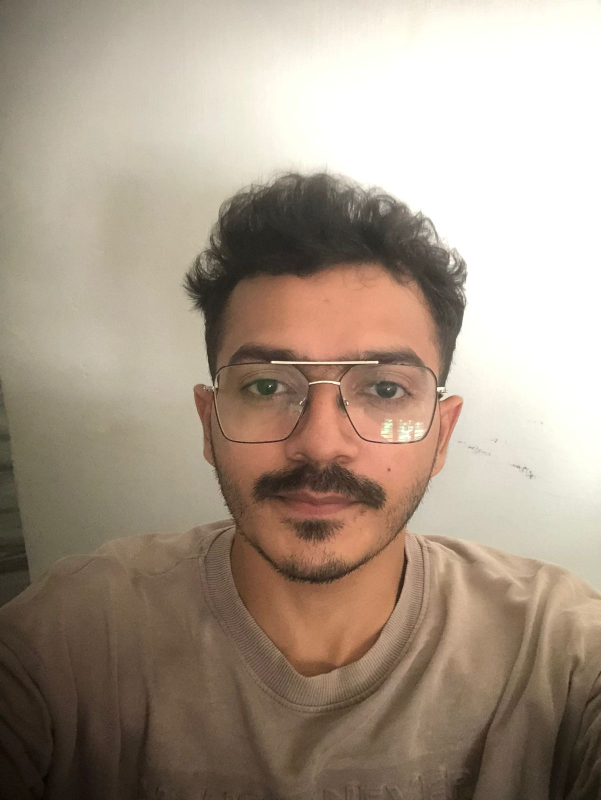
#> input picture known_faces/shamil/WhatsApp Image 2026-06-20 at 1.54.49 PM (1).jpeg, 1202 x 1600 px (shown at 1/2 size); its folder holds only this picture in this run
$ python -i face_recognizer.py   (imports and definitions only)
#> lines starting #> are read from the running program, lines starting #| are printed output that depends on the picture; after the words box and inside, x2 and y2 are one past the last pixel; in counts of white or black regions, pixels touching at a corner belong together
from __future__ import annotations

import logging
import os
from pathlib import Path
from typing import Any

import cv2
import numpy as np

logger = logging.getLogger(__name__)

IMAGE_EXTS = {".jpg", ".jpeg", ".png", ".bmp", ".webp"}


class FaceRecognizer:
    def __init__(
        self,
        known_dir: str | None = None,
        threshold: float = 0.30,
        min_size: int = 70,
    ) -> None:
        self.known_dir = Path(known_dir or os.environ.get("KNOWN_FACES_DIR", "ml/known_faces"))
        self.threshold = float(os.environ.get("FACE_MATCH_THRESHOLD", threshold))
        self.min_size = int(os.environ.get("FACE_MIN_SIZE", min_size))
        self._cascade = cv2.CascadeClassifier(
            cv2.data.haarcascades + "haarcascade_frontalface_default.xml"
        )
        self._known: list[dict[str, Any]] = []
        self._load_known_faces()

    def _load_known_faces(self) -> None:
        self._known = []
        if not self.known_dir.exists():
            logger.warning("Known faces folder not found: %s", self.known_dir)
            return

        for person_dir in sorted(p for p in self.known_dir.iterdir() if p.is_dir()):
            samples = []
            for image_path in sorted(person_dir.iterdir()):
                if image_path.suffix.lower() not in IMAGE_EXTS:
                    continue
                image = cv2.imread(str(image_path))
                if image is None:
                    continue
                faces = self._detect_faces(image)
                if not faces:
                    continue
                x, y, w, h = max(faces, key=lambda box: box[2] * box[3])
                samples.append(self._signature(image[y:y + h, x:x + w]))
            if samples:
                self._known.append({"name": person_dir.name, "signatures": samples})

        logger.info("Loaded %d known face profile(s) from %s", len(self._known), self.known_dir)

    def is_model_available(self) -> bool:
        return not self._cascade.empty()

    def known_count(self) -> int:
        return len(self._known)

    def _detect_faces(self, frame) -> list[tuple[int, int, int, int]]:
        gray = cv2.cvtColor(frame, cv2.COLOR_BGR2GRAY)
        gray = cv2.equalizeHist(gray)
        faces = self._cascade.detectMultiScale(
            gray,
            scaleFactor=1.05,
            minNeighbors=5,
            minSize=(self.min_size, self.min_size),
        )
        return self._suppress_overlaps([tuple(int(v) for v in face) for face in faces])

    def _suppress_overlaps(self, faces: list[tuple[int, int, int, int]]) -> list[tuple[int, int, int, int]]:
        kept: list[tuple[int, int, int, int]] = []
        for face in sorted(faces, key=lambda box: box[2] * box[3], reverse=True):
            if all(self._iou(face, other) < 0.35 for other in kept):
                kept.append(face)
        return kept

    def _iou(self, a: tuple[int, int, int, int], b: tuple[int, int, int, int]) -> float:
        ax1, ay1, aw, ah = a
        bx1, by1, bw, bh = b
        ax2, ay2 = ax1 + aw, ay1 + ah
        bx2, by2 = bx1 + bw, by1 + bh
        ix1, iy1 = max(ax1, bx1), max(ay1, by1)
        ix2, iy2 = min(ax2, bx2), min(ay2, by2)
        iw, ih = max(ix2 - ix1, 0), max(iy2 - iy1, 0)
        inter = iw * ih
        union = (aw * ah) + (bw * bh) - inter
        return inter / union if union else 0.0

    def _signature(self, face_img) -> np.ndarray:
        gray = cv2.cvtColor(face_img, cv2.COLOR_BGR2GRAY)
        gray = cv2.equalizeHist(cv2.resize(gray, (96, 96)))

        hist = cv2.calcHist([gray], [0], None, [64], [0, 256]).flatten()
        hist = hist / max(float(hist.sum()), 1.0)

        center = gray[12:84, 12:84]
        lbp = self._lbp(center)
        lbp_hist = cv2.calcHist([lbp], [0], None, [256], [0, 256]).flatten()
        lbp_hist = lbp_hist / max(float(lbp_hist.sum()), 1.0)

        small = cv2.resize(gray, (12, 12)).astype("float32").flatten() / 255.0
        signature = np.concatenate([hist * 0.5, lbp_hist * 1.5, small * 0.25]).astype("float32")
        norm = float(np.linalg.norm(signature))
        return signature / norm if norm else signature

    def _lbp(self, gray: np.ndarray) -> np.ndarray:
        center = gray[1:-1, 1:-1]
        code = np.zeros_like(center, dtype=np.uint8)
        neighbors = [
            gray[:-2, :-2], gray[:-2, 1:-1], gray[:-2, 2:],
            gray[1:-1, 2:], gray[2:, 2:], gray[2:, 1:-1],
            gray[2:, :-2], gray[1:-1, :-2],
        ]
        for bit, neighbor in enumerate(neighbors):
            code |= ((neighbor >= center).astype(np.uint8) << bit)
        return code

    def _match(self, signature: np.ndarray) -> tuple[str, float]:
        if not self._known:
            return "unknown_person", 0.0

        best_name = "unknown_person"
        best_score = -1.0
        for known in self._known:
            score = max(
                float(np.dot(signature, sample))
                for sample in known["signatures"]
            )
            if score > best_score:
                best_name = known["name"]
                best_score = score

        if best_score >= self.threshold:
            return best_name, best_score
        return "unknown_person", best_score

    def detect_frame(self, frame) -> dict[str, Any]:
        if not self.is_model_available():
            return {"status": "unavailable", "detections": []}

        detections = []
        for x, y, w, h in self._detect_faces(frame):
            signature = self._signature(frame[y:y + h, x:x + w])
            name, score = self._match(signature)
            detections.append({
                "bbox": [x, y, x + w, y + h],
                "label": name,
                "conf": max(score, 0.0),
                "unknown": name == "unknown_person",
            })

        return {"status": "ok", "detections": detections, "known_count": self.known_count()}

    detect_image = detect_frame

>>> import cv2
>>> picture = cv2.imread('../../known_faces/shamil/WhatsApp Image 2026-06-20 at 1.54.49 PM (1).jpeg')
#> picture is the input picture: shape (1600, 1202, 3); mean B, G, R 136.5, 152.2, 167.7
>>> result = FaceRecognizer().detect_frame(picture)
#> in _detect_faces, `gray = cv2.equalizeHist(gray)`:
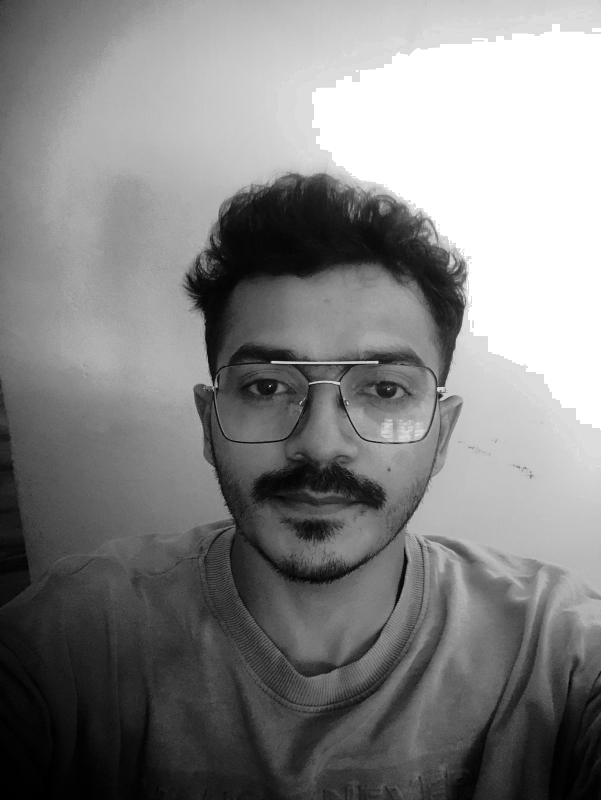
#> gray: shape (1600, 1202) (shown at 1/2 size); min 0, max 255, mean 130.4
#> in _detect_faces, `faces = self._cascade.detectMultiScale( gray, scaleFactor=1.05, minNei..`: faces = [[339, 527, 628, 628], [156, 150, 1002, 1002]]
#> in _load_known_faces, `faces = self._detect_faces(image)`: faces = [(156, 150, 1002, 1002)]
#> in _load_known_faces, `x, y, w, h = max(faces, key=lambda box: box[2] * box[3])`: x = 156; y = 150; w = 1002
#> in _signature, `gray = cv2.cvtColor(face_img, cv2.COLOR_BGR2GRAY)`:
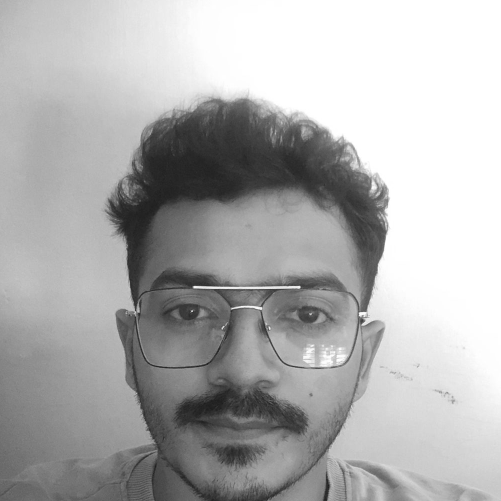
#> gray: shape (1002, 1002) (shown at 1/2 size); min 20, max 255, mean 175.9
#> in _signature, `gray = cv2.cvtColor(face_img, cv2.COLOR_BGR2GRAY)`:
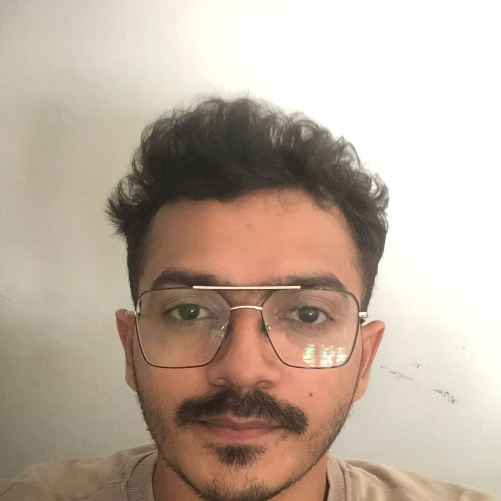
#> face_img: shape (1002, 1002, 3) (shown at 1/2 size); mean of channels 0, 1, 2 158, 172.8, 188.9; drawn as B, G, R
#> in _signature, `gray = cv2.equalizeHist(cv2.resize(gray, (96, 96)))`:
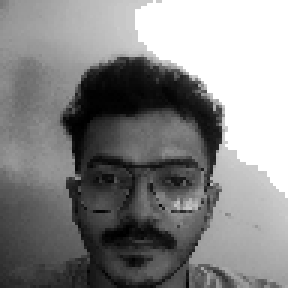
#> gray: shape (96, 96) (shown 3 times larger); min 0, max 255, mean 133.2
#> in _signature, `hist = cv2.calcHist([gray], [0], None, [64], [0, 256]).flatten()`: hist = 64 values, max 1863 at index 63, min 0 at index 51, mean 144
#> in _signature, `hist = hist / max(float(hist.sum()), 1.0)`: hist = 64 values, max 0.202 at index 63, min 0 at index 51, mean 0.0156
#> in _lbp, `center = gray[1:-1, 1:-1]`:
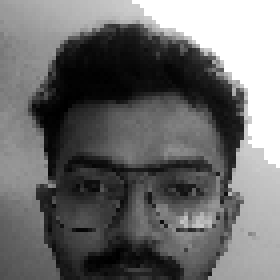
#> center: shape (70, 70) (shown 4 times larger); min 0, max 255, mean 109
#> the loop in _lbp, `for bit, neighbor in enumerate(neighbors):` made 8 passes
#> pass 1, in _lbp, `code |= ((neighbor >= center).astype(np.uint8) << bit)`:
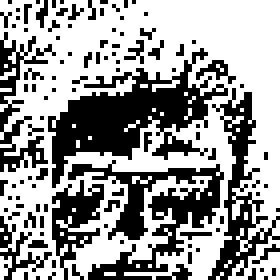
#> code: shape (70, 70) (shown 4 times larger); values 0 (black) and 1 (white), 61% white; 108 black regions (101 under 20 px), largest, box (x1, y1, x2, y2) and area: (12, 12, 57, 47) 582, (17, 40, 56, 70) 405, (52, 22, 70, 70) 253
#> after the loop in _lbp, `for bit, neighbor in enumerate(neighbors):`:
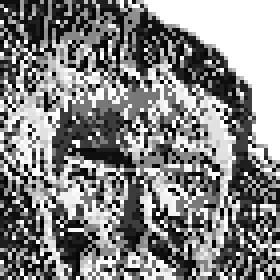
#> code: shape (70, 70) (shown 4 times larger); min 0, max 255, mean 133.3
#> in _signature, `lbp_hist = cv2.calcHist([lbp], [0], None, [256], [0, 256]).flatten()`: lbp_hist = 256 values, max 803 at index 255, min 0 at index 37, mean 19.14
#> in _signature, `lbp_hist = lbp_hist / max(float(lbp_hist.sum()), 1.0)`: lbp_hist = 256 values, max 0.164 at index 255, min 0 at index 37, mean 0.00391
#> in _signature, `small = cv2.resize(gray, (12, 12)).astype("float32").flatten() / 255.0`: small = 144 values, max 1 at index 6, min 0.0157 at index 52, mean 0.526
#> in _signature, `signature = np.concatenate([hist * 0.5, lbp_hist * 1.5, small * 0.25])..`: signature = 464 values, max 0.25 at index 326, min 0 at index 51, mean 0.0451
#> in _signature, `norm = float(np.linalg.norm(signature))`: norm = 1.86
#> the loop in detect_frame, `for x, y, w, h in self._detect_faces(frame):` made 1 pass
#> (x, y, w, h, norm in _signature, name) on pass 1: (156, 150, 1002, 1002, 1.86, 'shamil')
#> after the loop in detect_frame, `for x, y, w, h in self._detect_faces(frame):`: detections = 1 item
#> result = 3 items

$ run again, on known_faces/shamil/WhatsApp Image 2026-06-20 at 1.54.51 PM (1).jpeg
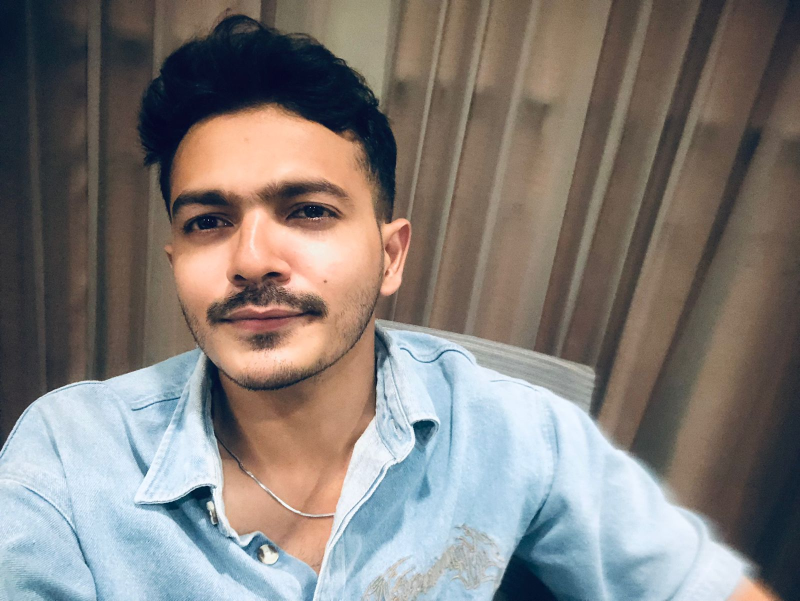
#> input picture known_faces/shamil/WhatsApp Image 2026-06-20 at 1.54.51 PM (1).jpeg, 1600 x 1202 px (shown at 1/2 size)
#> picture is the input picture: shape (1202, 1600, 3); mean B, G, R 120.5, 124.2, 129.8
#> in _detect_faces, `faces = self._cascade.detectMultiScale( gray, scaleFactor=1.05, minNei..`: faces = [[240, 771, 118, 118], [1450, 430, 131, 131], [701, 777, 233, 233], [480, 839, 257, 257], [243, 214, 558, 558]]
#> in _load_known_faces, `faces = self._detect_faces(image)`: faces = [(243, 214, 558, 558), (480, 839, 257, 257), (701, 777, 233, 233), (1450, 430, 131, 131), (240, 771, 118, 118)]
#> in _load_known_faces, `x, y, w, h = max(faces, key=lambda box: box[2] * box[3])`: x = 243; y = 214; w = 558
#> in _signature, `hist = cv2.calcHist([gray], [0], None, [64], [0, 256]).flatten()`: hist = 64 values, max 218 at index 59, min 90 at index 0, mean 144
#> in _signature, `hist = hist / max(float(hist.sum()), 1.0)`: hist = 64 values, max 0.0237 at index 59, min 0.00977 at index 0, mean 0.0156
#> the loop in _lbp, `for bit, neighbor in enumerate(neighbors):` made 8 passes
#> in _signature, `lbp_hist = cv2.calcHist([lbp], [0], None, [256], [0, 256]).flatten()`: lbp_hist = 256 values, max 237 at index 15, min 0 at index 39, mean 19.14
#> in _signature, `lbp_hist = lbp_hist / max(float(lbp_hist.sum()), 1.0)`: lbp_hist = 256 values, max 0.0484 at index 15, min 0 at index 39, mean 0.00391
#> small = 144 values, max 0.996 at index 80, min 0.00392 at index 1, mean 0.513
#> signature = 464 values, max 0.249 at index 400, min 0 at index 103, mean 0.0441
#> norm = 1.77
#> the loop in detect_frame, `for x, y, w, h in self._detect_faces(frame):` made 5 passes
#> (x, y, w, h, norm in _signature, score) on passes 1 to 5: (243, 214, 558, 558, 1.77, 1), (480, 839, 257, 257, 1.76, 0.816), (701, 777, 233, 233, 1.75, 0.817), (1450, 430, 131, 131, 1.76, 0.829), (240, 771, 118, 118, 1.76, 0.772)
#> pass 2, in _lbp (call 3), `center = gray[1:-1, 1:-1]`:
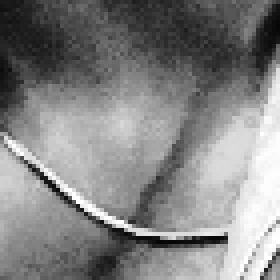
#> center: shape (70, 70) (shown 4 times larger); min 6, max 255, mean 131.3
#> after the loop in detect_frame, `for x, y, w, h in self._detect_faces(frame):`: detections = 5 items
#> result = 3 items
